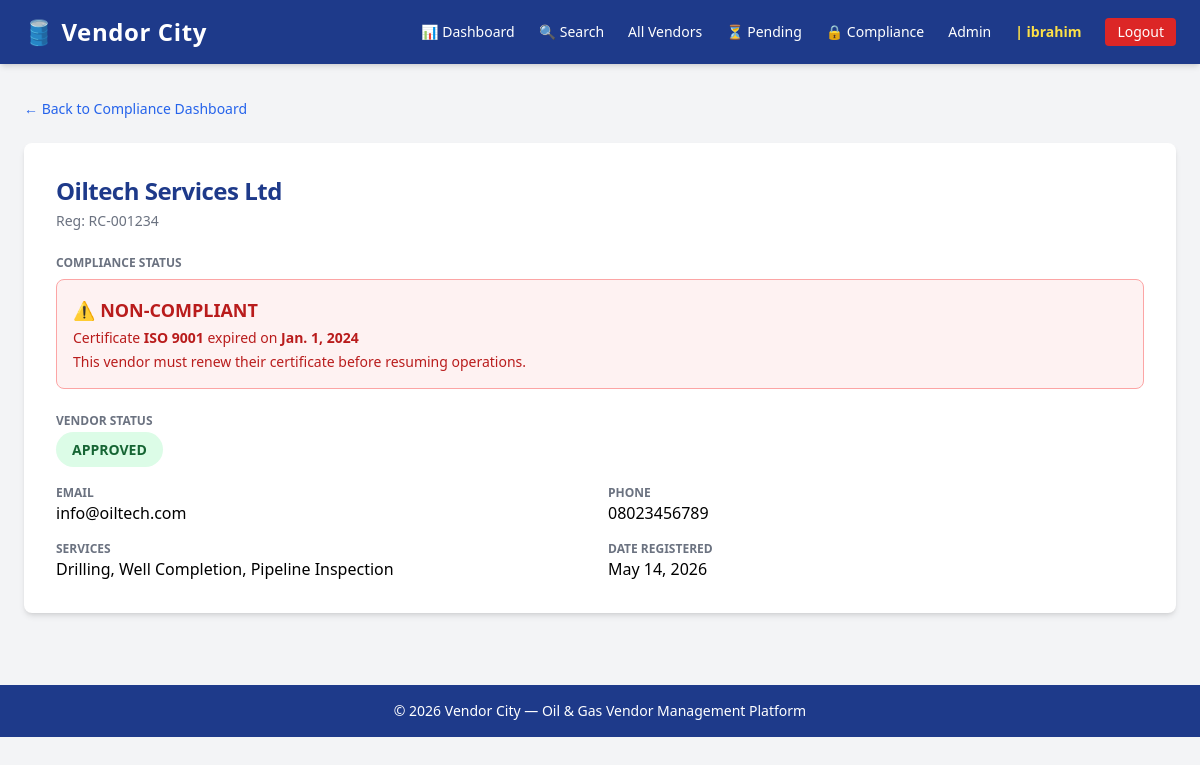
Page /compliance/vendor/1/ (signed in) on the committed database.
### accounts/models.py (models this page shows, shortened)
class CustomUser(AbstractUser):
    VENDOR_OFFICER = 'vendor_officer'
    VENDOR = 'vendor'
    COMPLIANCE_OFFICER = 'compliance_officer'
    SENIOR_MANAGEMENT = 'senior_management'
    ROLE_CHOICES = [
        (VENDOR_OFFICER, 'Vendor Officer'),
        (VENDOR, 'Vendor'),
        (COMPLIANCE_OFFICER, 'Compliance Officer'),
        (SENIOR_MANAGEMENT, 'Senior Management'),
    ]
    role = models.CharField(
        max_length=30,
        choices=ROLE_CHOICES,
        default=VENDOR,
    )
    phone_number = models.CharField(max_length=20, blank=True, null=True)
    company_name = models.CharField(max_length=100, blank=True, null=True)
    created_at = models.DateTimeField(auto_now_add=True)
    groups = models.ManyToManyField(
        'auth.Group',
        related_name='customuser_set', # to avoids naming conflicts because from what we extend we already group that may crash with the model
        blank=True
    )
    user_permissions = models.ManyToManyField(
        'auth.Permission',
        related_name='customuser_set',
        blank=True
    )

### vendors/models.py (models this page shows, shortened)
class Vendor(models.Model):
    user = models.OneToOneField(
        settings.AUTH_USER_MODEL,
        on_delete=models.CASCADE,
        null=True, blank=True,
        related_name='vendor_profile'
    )
    company_name        = models.CharField(max_length=200)
    registration_number = models.CharField(max_length=100, unique=True)
    email               = models.EmailField(unique=True)
    phone               = models.CharField(max_length=20)
    address             = models.TextField()
    services_offered    = models.TextField(help_text="Describe the services this vendor provides")
    status              = models.CharField(max_length=20, choices=STATUS_CHOICES, default='pending')
    rating              = models.IntegerField(choices=RATING_CHOICES, default=3)
    certificate_name    = models.CharField(max_length=200, blank=True, null=True)
    certificate_file    = models.FileField(upload_to='certificates/', blank=True, null=True)
    certificate_expiry  = models.DateField(blank=True, null=True)
    date_registered     = models.DateTimeField(default=timezone.now)
    class Meta:
        ordering = ['-date_registered']
        verbose_name = 'Vendor'
        verbose_name_plural = 'Vendors'
    @property
    def is_certificate_expired(self):
        if self.certificate_expiry:
            return self.certificate_expiry < timezone.now().date()
        return False

### compliance/views.py (the view)
# urls.py: path('vendor/<int:pk>/', views.compliance_vendor_detail, name='compliance-vendor-detail'),
@login_required
@role_required('compliance_officer', 'senior_management')
def compliance_vendor_detail(request, pk):
    vendor = get_object_or_404(Vendor, pk=pk)
    today = timezone.now().date()
    context = {
        'vendor': vendor,
        'today': today,
    }
    return render(request, 'compliance/compliance_vendor_detail.html', context)

### templates/compliance/compliance_vendor_detail.html (shortened to what this page needs)
{% extends 'base.html' %}
{% block content %}
<a href="{% url 'compliance-dashboard' %}" class="text-blue-600 hover:underline text-sm mb-6 inline-block">
    ← Back to Compliance Dashboard
</a>
<div class="bg-white rounded-lg shadow-md p-8">
    <h1 class="text-2xl font-bold text-blue-900 mb-1">{{ vendor.company_name }}</h1>
    <p class="text-gray-500 text-sm mb-6">Reg: {{ vendor.registration_number }}</p>
    <div class="mb-6">
        <p class="text-gray-500 text-xs uppercase font-semibold mb-2">Compliance Status</p>
        {% if vendor.is_certificate_expired %}
            <div class="bg-red-50 border border-red-300 text-red-700 px-4 py-4 rounded-lg">
                <p class="font-bold text-lg">⚠️ NON-COMPLIANT</p>
                <p class="text-sm mt-1">Certificate <strong>{{ vendor.certificate_name }}</strong> expired on <strong>{{ vendor.certificate_expiry }}</strong></p>
                <p class="text-sm mt-1">This vendor must renew their certificate before resuming operations.</p>
            </div>
        {% else %}
            <div class="bg-green-50 border border-green-300 text-green-700 px-4 py-4 rounded-lg">
                <p class="font-bold text-lg">✅ COMPLIANT</p>
                <p class="text-sm mt-1">Certificate <strong>{{ vendor.certificate_name }}</strong> valid until <strong>{{ vendor.certificate_expiry }}</strong></p>
            </div>
        {% endif %}
    </div>
    <div class="mb-6">
        <p class="text-gray-500 text-xs uppercase font-semibold mb-2">Vendor Status</p>
        <span class="px-4 py-2 rounded-full text-sm font-bold
            {% if vendor.status == 'approved' %}bg-green-100 text-green-800
            {% elif vendor.status == 'pending' %}bg-yellow-100 text-yellow-800
            {% else %}bg-red-100 text-red-800{% endif %}">
            {{ vendor.status|upper }}
        </span>
    </div>
    <div class="grid grid-cols-2 gap-4">
        <div>
            <p class="text-gray-500 text-xs uppercase font-semibold">Email</p>
            <p>{{ vendor.email }}</p>
        </div>
        <div>
            <p class="text-gray-500 text-xs uppercase font-semibold">Phone</p>
            <p>{{ vendor.phone }}</p>
        </div>
        <div>
            <p class="text-gray-500 text-xs uppercase font-semibold">Services</p>
            <p>{{ vendor.services_offered }}</p>
        </div>
        <div>
            <p class="text-gray-500 text-xs uppercase font-semibold">Date Registered</p>
            <p>{{ vendor.date_registered|date:"F j, Y" }}</p>
        </div>
    </div>
</div>
{% endblock %}

### templates/base.html (shortened to what this page needs)
{% load static %}
<!DOCTYPE html>
<html lang="en">
<head>
    <script src="https://cdn.tailwindcss.com"></script>
    <link rel="stylesheet" href="{% static 'css/main.css' %}">
</head>
<body class="bg-gray-100 min-h-screen">
    <nav class="bg-blue-900 text-white px-6 py-4 shadow-md">
        <div class="max-w-7xl mx-auto flex justify-between items-center">
            <a href="{% url 'dashboard-home' %}" class="text-2xl font-bold tracking-wide">
                🛢️ Vendor City
            </a>
            <div class="flex gap-6 text-sm font-medium items-center">
                {% if user.is_authenticated %}
                    <a href="{% url 'dashboard-home' %}" class="hover:text-yellow-300">📊 Dashboard</a>
                    {% if user.role == 'vendor_officer' or user.role == 'senior_management' %}
                        <a href="{% url 'directory-search' %}" class="hover:text-yellow-300">🔍 Search</a>
                    {% endif %}
                    {% if user.role != 'vendor' %}
                        <a href="{% url 'vendor-list' %}" class="hover:text-yellow-300">All Vendors</a>
                    {% endif %}
                    {% if user.role == 'vendor_officer' or user.role == 'senior_management' %}
                    <a href="{% url 'vendor-pending' %}" class="hover:text-yellow-300">
                     ⏳ Pending
    </a>
{% endif %}
                    {% if user.role == 'compliance_officer' or user.role == 'senior_management' %}
                        <a href="{% url 'compliance-dashboard' %}" class="hover:text-yellow-300">🔒 Compliance</a>
                    {% endif %}
                    {% if user.is_superuser %}
                        <a href="/admin/" class="hover:text-yellow-300">Admin</a>
                    {% endif %}
                    <span class="text-yellow-300 font-semibold">| {{ user.username }}</span>
                    <a href="{% url 'logout' %}" class="bg-red-600 px-3 py-1 rounded hover:bg-red-700">Logout</a>
                {% else %}
                    <a href="{% url 'login' %}" class="hover:text-yellow-300">Login</a>
                    <a href="{% url 'register' %}" class="bg-yellow-500 text-blue-900 px-3 py-1 rounded font-bold hover:bg-yellow-400">Register</a>
                {% endif %}
            </div>
        </div>
    </nav>
    <main class="max-w-7xl mx-auto px-6 py-8">
        {% block content %}
        {% endblock %}
    </main>
    <footer class="bg-blue-900 text-white text-center py-4 mt-10 text-sm">
        &copy; 2026 Vendor City — Oil & Gas Vendor Management Platform
    </footer>
</body>
</html>

### static/css/main.css (style rules this page uses)
body { font-family: 'Segoe UI', Tahoma, Geneva, Verdana, sans-serif; }
nav a { transition: color 0.2s ease; }
h1, h2 { letter-spacing: -0.5px; }
footer { margin-top: auto; }

### rows in the picture
CustomUser: username "ibrahim"
Vendor: company_name "Oiltech Services Ltd", registration_number "RC-001234", certificate_name "ISO 9001", certificate_expiry "Jan. 1, 2024", status "APPROVED", email "info@oiltech.com", phone "08023456789", services_offered "Drilling, Well Completion, Pipeline Inspection", date_registered "May 14, 2026"
